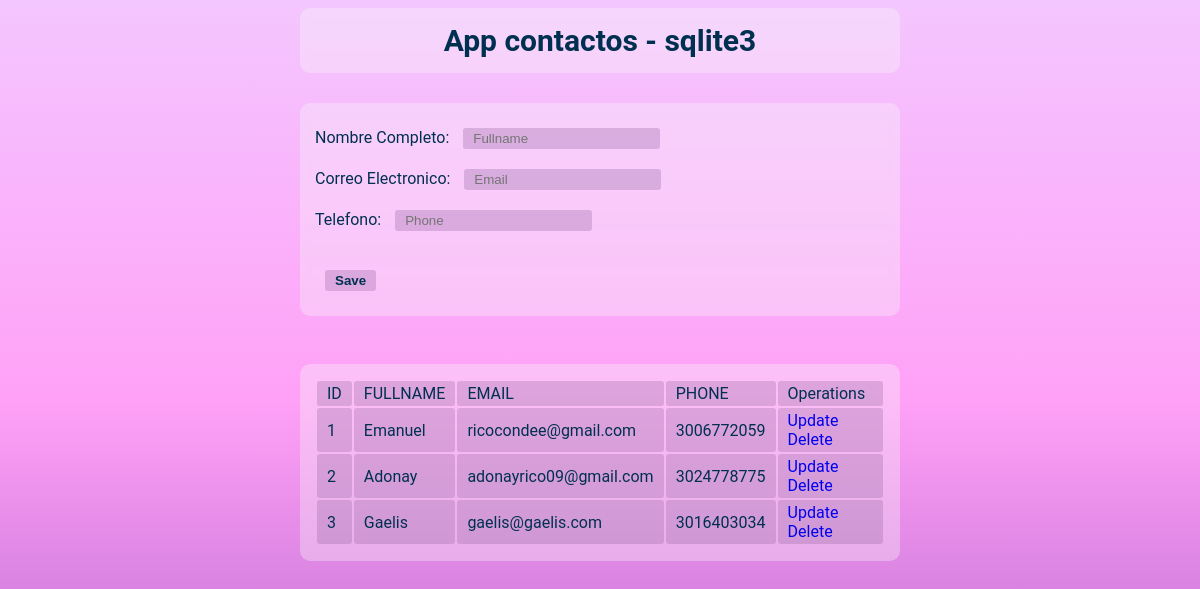
Before: / with the older database file.
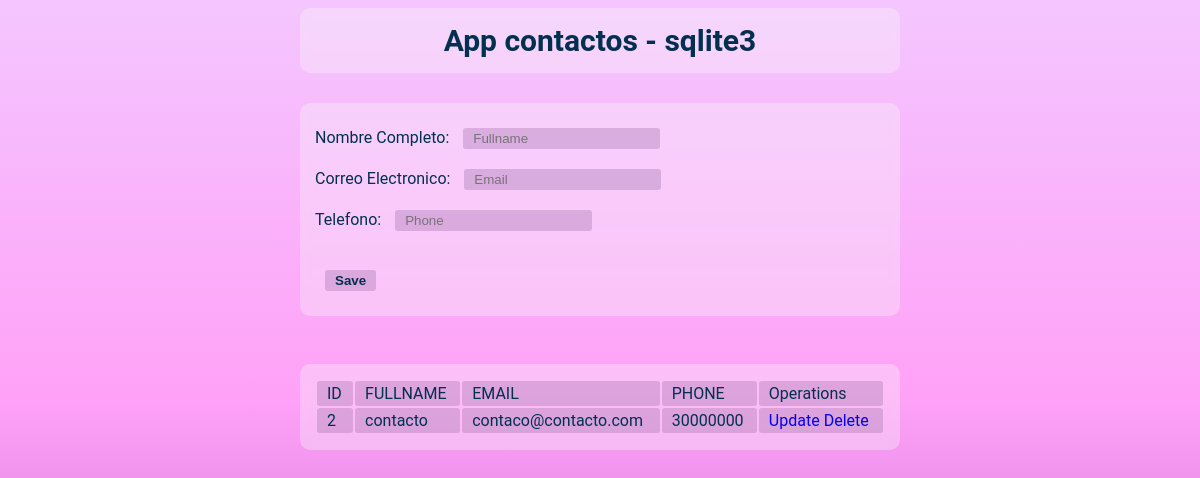
After: the same page with the newer database file.
### tables this page shows
CREATE TABLE contactos(
    id       INTEGER      PRIMARY KEY AUTOINCREMENT,
    fullname VARCHAR (50),
    email    VARCHAR (20),
    phone    VARCHAR (10) 
);

### app.py (the view)
@app.route("/")#ruta raiz
def index():#su funcion
    con = sql_connection()#llamado de la funcion que conecta la base de datos
    cur = con.cursor()
    cur.execute('SELECT * FROM contactos')#query consult
    data = cur.fetchall()#traer todo
    print(data)
    return render_template('index.html', data=data )

### app.py (called while the page is built)
def sql_connection():#funcion para conectar conla base de datos
    con = sqlite3.connect('agenda.db')#conexion con la base de datos
    return con

### templates/index.html (shortened to what this page needs)
<!DOCTYPE html>
<html lang="en">
<head>
    <link rel="stylesheet" type="text/css" href="../static/css/form.css">
</head>
<body>
    <h1>App contactos - sqlite3</h1>
    <div class="formulario">
        <form action="{{url_for('add_contact')}}" method='POST'>
            <div>
               <label for="fullname">Nombre Completo: </label> <input type="text" id="fullname" name="fullname" placeholder="Fullname">
            </div>
            <div>
               <label for="email">Correo Electronico: </label> <input type="email" id="email" name="email" placeholder="Email">
            </div>
            <div>
               <label for="phone">Telefono: </label> <input type="tel" name="phone" id="phone" placeholder="Phone">
            </div><br>
            <button> Save </button>
            <br>
        </form>
        <br>
            <table border="1" cellspacing="">
                <tr>
                    <td>ID</td>
                    <td>FULLNAME</td>
                    <td>EMAIL</td>
                    <td>PHONE</td>
                    <td colspan="2">Operations</td>
                </tr>
                {% for datos in data %}
                <tr>
                    <td>{{datos[0]}}</td>
                    <td>{{datos[1]}}</td>
                    <td>{{datos[2]}}</td>
                    <td>{{datos[3]}}</td>
                    <td><a href="/edit/{{datos[0]}}">Update</a>
                        <a href="/delete/{{datos[0]}}">Delete</a>
                    </td>
                </tr>
                {% endfor %}
            </table>
    </div>
</body>
</html>

### static/css/form.css (style rules this page uses)
* { box-sizing: border-box; text-decoration: none; }
body { background-size: 100vw 100vh; background: linear-gradient(rgb(244, 198, 255), rgb(255, 161, 247), rgb(176, 97, 202)); font-family: 'Roboto'; background-attachment: fixed; }
h1 { color:#003050; width:600px; height: auto; padding: 15px; border-radius: 10px; margin: 0 auto; background-color: rgba(247, 247, 247, 0.33); background-size: 100px; -webkit-backdrop-filter: blur(5px); backdrop-filter: blur(5px); font-size: 30px; background-attachment: fixed; text-align: center; }
form, table { color:#003050; width:600px; height: auto; padding: 15px; border-radius: 10px; margin: auto; background-color: rgba(247, 247, 247, 0.33); background-size: 100px; -webkit-backdrop-filter: blur(5px); backdrop-filter: blur(5px); margin-top: 2.5%; }
table, tr { border-style: none; }
input[type="submit"], input[type="reset"], button { text-align: center; font-weight: bold; }
form input, td, button { padding: 3px 10px; border: none; border-radius: 3px; margin: 10px 10px; height:max-content; color: #003050; background-color: #996ca354 }

Changed rows visible on the page:
removed contactos: id "1", fullname "Emanuel", email "ricocondee@gmail.com", phone "3006772059"
removed contactos: id "3", fullname "Gaelis", email "gaelis@gaelis.com", phone "3016403034"
changed contactos id 2: fullname "Adonay" → "contacto"; email "adonayrico09@gmail.com" → "contaco@contacto.com"; phone "3024778775" → "30000000"
